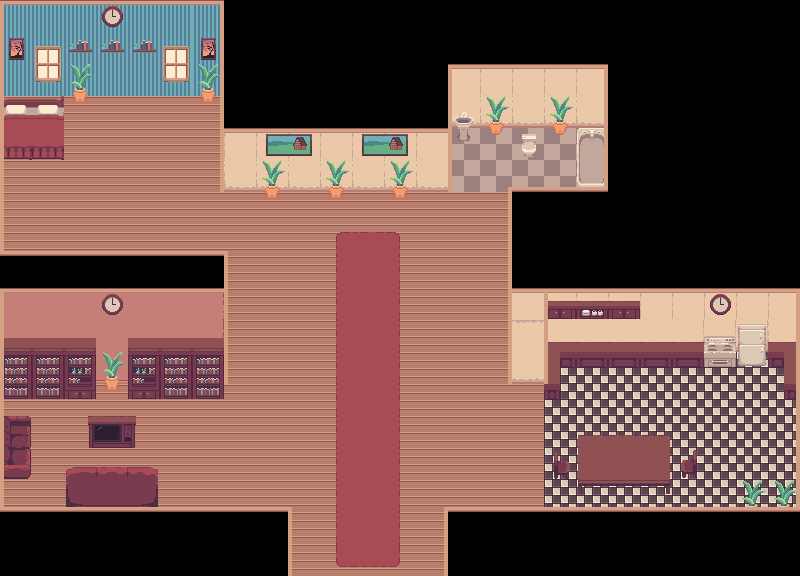

Rendered tile map (Tiled .tmx) drawn with the repository's tilesets; below, a short description and the map source with its tile grids summarised:
An orthogonal 25x18 tile map with 32x32 px tiles, 3 tile layers (groundLayer, itemLayer, sideWallLayer), 4 hidden layers not drawn.

<map version="1.10" tiledversion="1.10.2" orientation="orthogonal" renderorder="right-down" width="25" height="18" tilewidth="32" tileheight="32" infinite="0" nextlayerid="8" nextobjectid="1">
 <editorsettings>
  <export target="insideHome.tmj" format="json" />
 </editorsettings>
 <tileset firstgid="1" name="InteriorTilesLITE" tilewidth="32" tileheight="32" tilecount="224" columns="16">
  <image source="InteriorTilesLITE.png" width="512" height="448" />
 </tileset>
 <layer id="1" name="groundLayer" width="25" height="18">
  <data>[450 cells, 302 non-empty, 15 distinct tile ids]</data>
 </layer>
 <layer id="5" name="item3Layer" width="25" height="18" visible="0">
  <data>[450 cells, 24 non-empty, 7 distinct tile ids]</data>
 </layer>
 <layer id="3" name="itemLayer" width="25" height="18">
  <data>[450 cells, 137 non-empty, 63 distinct tile ids]</data>
 </layer>
 <layer id="4" name="item2Layer" width="25" height="18" visible="0">
  <data>[450 cells, 14 non-empty, 10 distinct tile ids]</data>
 </layer>
 <layer id="6" name="item4Layer" width="25" height="18" visible="0">
  <data>[450 cells, 6 non-empty, 4 distinct tile ids]</data>
 </layer>
 <layer id="7" name="item5Layer" width="25" height="18" visible="0">
  <data>[450 cells, 1 non-empty, 1 distinct tile ids]</data>
 </layer>
 <layer id="2" name="sideWallLayer" width="25" height="18">
  <data>[450 cells, 111 non-empty, 10 distinct tile ids]</data>
 </layer>
</map>
